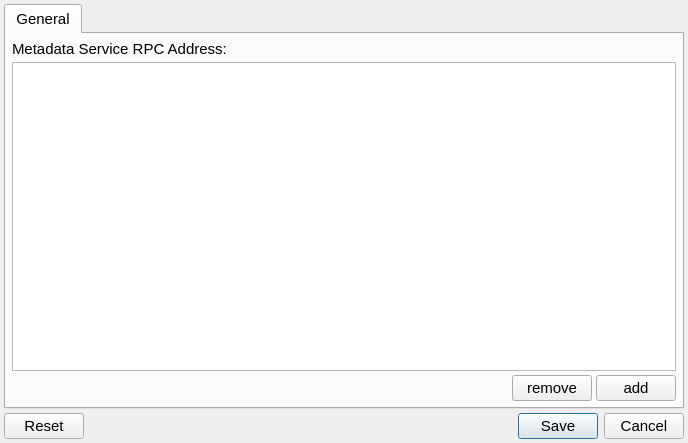
<?xml version="1.0" encoding="UTF-8"?>
<ui version="4.0">
 <class>PreferenceDialog</class>
 <widget class="QDialog" name="PreferenceDialog">
  <property name="geometry">
   <rect>
    <x>0</x>
    <y>0</y>
    <width>688</width>
    <height>443</height>
   </rect>
  </property>
  <property name="windowTitle">
   <string>Dialog</string>
  </property>
  <property name="modal">
   <bool>true</bool>
  </property>
  <layout class="QVBoxLayout" name="verticalLayout">
   <property name="spacing">
    <number>4</number>
   </property>
   <property name="leftMargin">
    <number>4</number>
   </property>
   <property name="topMargin">
    <number>4</number>
   </property>
   <property name="rightMargin">
    <number>4</number>
   </property>
   <property name="bottomMargin">
    <number>4</number>
   </property>
   <item>
    <widget class="QTabWidget" name="tabWidgetGeneral">
     <property name="font">
      <font>
       <pointsize>11</pointsize>
      </font>
     </property>
     <property name="currentIndex">
      <number>0</number>
     </property>
     <widget class="QWidget" name="tabGeneral">
      <attribute name="title">
       <string>General</string>
      </attribute>
      <layout class="QVBoxLayout" name="verticalLayout_3">
       <property name="spacing">
        <number>4</number>
       </property>
       <property name="leftMargin">
        <number>4</number>
       </property>
       <property name="topMargin">
        <number>4</number>
       </property>
       <property name="rightMargin">
        <number>4</number>
       </property>
       <property name="bottomMargin">
        <number>4</number>
       </property>
       <item>
        <layout class="QVBoxLayout" name="verticalLayout_2">
         <property name="spacing">
          <number>4</number>
         </property>
         <property name="leftMargin">
          <number>2</number>
         </property>
         <property name="topMargin">
          <number>2</number>
         </property>
         <property name="rightMargin">
          <number>2</number>
         </property>
         <property name="bottomMargin">
          <number>2</number>
         </property>
         <item>
          <widget class="QLabel" name="label">
           <property name="font">
            <font>
             <pointsize>11</pointsize>
            </font>
           </property>
           <property name="text">
            <string>Metadata Service RPC Address:</string>
           </property>
          </widget>
         </item>
         <item>
          <widget class="QListView" name="listViewMDSAddress">
           <property name="font">
            <font>
             <pointsize>11</pointsize>
            </font>
           </property>
           <property name="dragDropMode">
            <enum>QAbstractItemView::DragDrop</enum>
           </property>
           <property name="selectionMode">
            <enum>QAbstractItemView::MultiSelection</enum>
           </property>
           <property name="selectionBehavior">
            <enum>QAbstractItemView::SelectRows</enum>
           </property>
          </widget>
         </item>
         <item>
          <layout class="QHBoxLayout" name="horizontalLayout">
           <item>
            <spacer name="horizontalSpacer">
             <property name="orientation">
              <enum>Qt::Horizontal</enum>
             </property>
             <property name="sizeHint" stdset="0">
              <size>
               <width>40</width>
               <height>20</height>
              </size>
             </property>
            </spacer>
           </item>
           <item>
            <widget class="QPushButton" name="pushButtonRemoveSelectedMDSRpcEndpoint">
             <property name="font">
              <font>
               <pointsize>11</pointsize>
              </font>
             </property>
             <property name="text">
              <string>remove</string>
             </property>
            </widget>
           </item>
           <item>
            <widget class="QPushButton" name="pushButtonAddNewMDSRpcEndpoint">
             <property name="font">
              <font>
               <pointsize>11</pointsize>
              </font>
             </property>
             <property name="text">
              <string>add</string>
             </property>
            </widget>
           </item>
          </layout>
         </item>
        </layout>
       </item>
      </layout>
     </widget>
    </widget>
   </item>
   <item>
    <widget class="QDialogButtonBox" name="buttonBox">
     <property name="font">
      <font>
       <pointsize>11</pointsize>
      </font>
     </property>
     <property name="orientation">
      <enum>Qt::Horizontal</enum>
     </property>
     <property name="standardButtons">
      <set>QDialogButtonBox::Cancel|QDialogButtonBox::Reset|QDialogButtonBox::Save</set>
     </property>
     <property name="centerButtons">
      <bool>false</bool>
     </property>
    </widget>
   </item>
  </layout>
 </widget>
 <resources/>
 <connections>
  <connection>
   <sender>buttonBox</sender>
   <signal>accepted()</signal>
   <receiver>PreferenceDialog</receiver>
   <slot>accept()</slot>
   <hints>
    <hint type="sourcelabel">
     <x>248</x>
     <y>254</y>
    </hint>
    <hint type="destinationlabel">
     <x>157</x>
     <y>274</y>
    </hint>
   </hints>
  </connection>
  <connection>
   <sender>buttonBox</sender>
   <signal>rejected()</signal>
   <receiver>PreferenceDialog</receiver>
   <slot>reject()</slot>
   <hints>
    <hint type="sourcelabel">
     <x>316</x>
     <y>260</y>
    </hint>
    <hint type="destinationlabel">
     <x>286</x>
     <y>274</y>
    </hint>
   </hints>
  </connection>
 </connections>
</ui>
